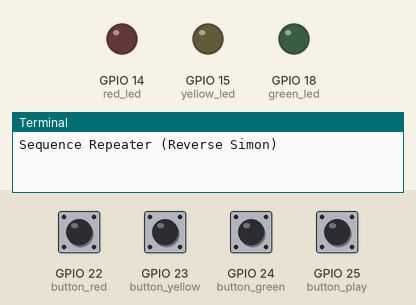
Recording of a program running on a simulated Raspberry Pi (BCM pin numbers). Parts: output pins drawn as LEDs (lit = HIGH), the last lines printed to the terminal. Inputs (shaded band) come from the test bench; at power-on: GPIO 22 (button_red), GPIO 23 (button_yellow), GPIO 24 (button_green), GPIO 25 (button_play) HIGH.

Above: at 1.2 s.
1.3 s: GPIO 22 (button_red) pulled LOW for 0.15 s
At 1.7 s:
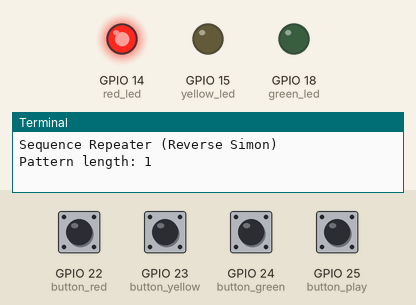
3.3 s: GPIO 23 (button_yellow) pulled LOW for 0.15 s
At 3.7 s:
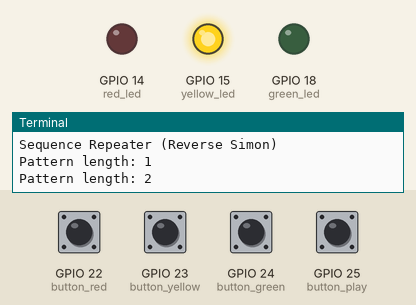
5.3 s: GPIO 24 (button_green) pulled LOW for 0.15 s
At 5.7 s:
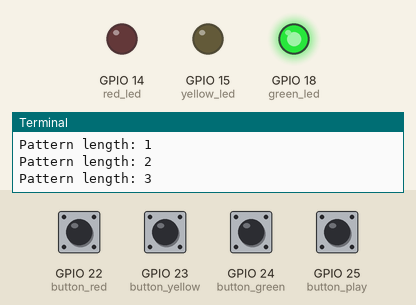
7.3 s: GPIO 25 (button_play) pulled LOW for 0.15 s
At 10.1 s:
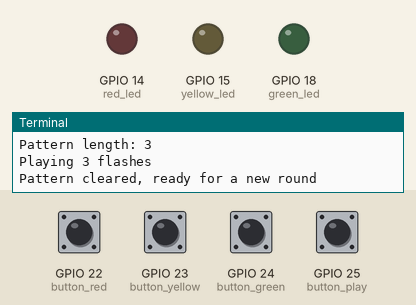
10.4 s: GPIO 22 (button_red) driven LOW and GPIO 23 (button_yellow) driven LOW
At 11.6 s:
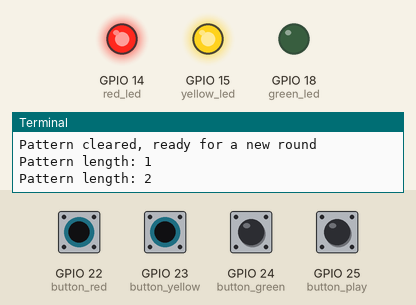
12.4 s: GPIO 24 (button_green) pulled LOW for 1 s
At 12.7 s:
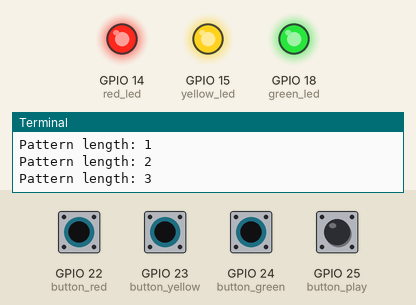
Timing chart, 0 to 15.4 s (numbered marks = the images above; inputs shaded):
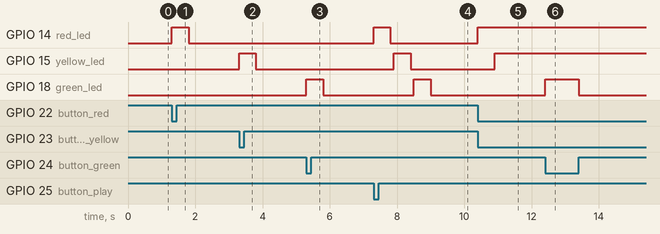

Measured:
- after the input at 1.3 s, GPIO 14 (red_led): LOW → HIGH at once, → LOW 0.50 s later
- after the input at 3.3 s, GPIO 15 (yellow_led): LOW → HIGH at once, → LOW 0.50 s later
- after the input at 5.3 s, GPIO 18 (green_led): LOW → HIGH at once, → LOW 0.50 s later
- after the input at 7.3 s, GPIO 14 (red_led): LOW → HIGH at once, → LOW 0.50 s later; GPIO 15 (yellow_led): LOW → HIGH after 0.60 s, → LOW 0.50 s later; GPIO 18 (green_led): LOW → HIGH after 1.2 s, → LOW 0.50 s later
- after the input at 10.4 s, GPIO 14 (red_led): LOW → HIGH at once; GPIO 15 (yellow_led): LOW → HIGH after 0.50 s
- after the input at 12.4 s, GPIO 18 (green_led): LOW → HIGH at once, → LOW 1.0 s later

The program:

hw.py
```python
import gpiozero as gz
import time
import signal

# LEDs (same wiring as in class)
red_led = gz.LED(14)
yellow_led = gz.LED(15)
green_led = gz.LED(18)

# Pattern buttons (new for this homework)
button_red = gz.Button(22, bounce_time=0.05)
button_yellow = gz.Button(23, bounce_time=0.05)
button_green = gz.Button(24, bounce_time=0.05)


button_play = gz.Button(25, bounce_time=0.05)

pattern = []


def record_press(led):
    led.on()
    pattern.append(led)
    print("Pattern length:", len(pattern))
    time.sleep(0.5)


def play_pattern():

    print("Playing", len(pattern), "flashes")
    for i, led in enumerate(pattern):
        led.on()
        time.sleep(0.5)
        led.off()
        if i < len(pattern) - 1:
            time.sleep(0.1)

    pattern.clear()
    print("Pattern cleared, ready for a new round")


def main():
    print("Sequence Repeater (Reverse Simon)")

    button_red.when_pressed = lambda: record_press(red_led)
    button_red.when_released = lambda: red_led.off()

    button_yellow.when_pressed = lambda: record_press(yellow_led)
    button_yellow.when_released = lambda: yellow_led.off()

    button_green.when_pressed = lambda: record_press(green_led)
    button_green.when_released = lambda: green_led.off()

    button_play.when_pressed = lambda: play_pattern()

    signal.pause()


main()
```
